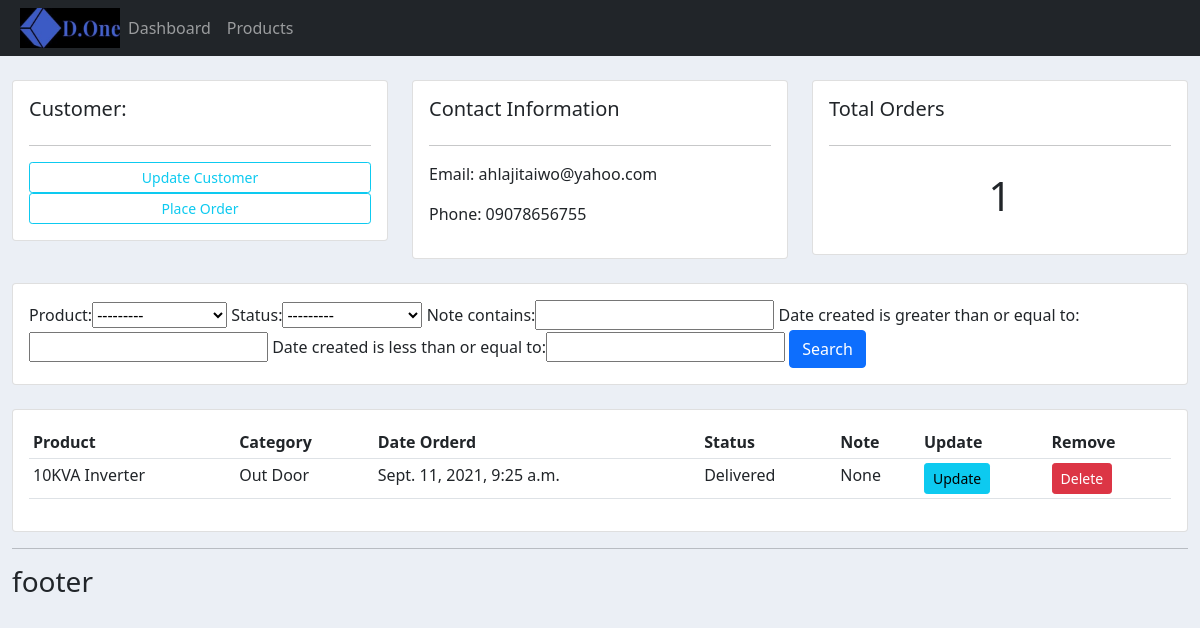
The app's page /customer/2/ with its own data.
### accounts/models.py (models this page shows, shortened)
class Customer(models.Model):
	name = models.CharField(max_length=200, null=True)
	phone = models.CharField(max_length=200, null=True)
	email = models.CharField(max_length=200, null=True)
	date_created = models.DateTimeField(auto_now_add=True, null=True)

class Order(models.Model):
	STATUS = (
			('Pending', 'Pending'),
			('Out for delivery', 'Out for delivery'),
			('Delivered', 'Delivered'),
			)
	customer = models.ForeignKey(Customer, null=True, on_delete= models.SET_NULL)
	product = models.ForeignKey(Product, null=True, on_delete= models.SET_NULL)
	date_created = models.DateTimeField(auto_now_add=True, null=True)
	status = models.CharField(max_length=200, null=True, choices=STATUS)
	note = models.CharField(max_length=1000, null=True)

class Product(models.Model):
	CATEGORY = (
			('Indoor', 'Indoor'),
			('Out Door', 'Out Door'),
			)
	name = models.CharField(max_length=200, null=True)
	price = models.FloatField(null=True)
	category = models.CharField(max_length=200, null=True, choices=CATEGORY)
	description = models.CharField(max_length=200, null=True, blank=True)
	date_created = models.DateTimeField(auto_now_add=True, null=True)
	tags = models.ManyToManyField(Tag)
	def __str__(self):
		return self.name

### accounts/views.py (the view)
# urls.py: path('customer/<str:pk_test>/', views.customer, name="customer"),
def customer(request, pk_test):
	customer = Customer.objects.get(id=pk_test)
	orders = customer.order_set.all()
	order_count = orders.count()
	myFilter = OrderFilter(request.GET, queryset=orders)
	orders = myFilter.qs
	context = {'customer':customer, 'orders':orders, 'order_count':order_count, 'myFilter':myFilter}
	return render(request, 'account/customer.html',context)

### templates/account/customer.html
{% extends 'main.html' %}
{% block content %}
<br>
<div class="row">
	<div class="col-md">
		<div class="card card-body">
			<h5>Customer:</h5>
			<hr>
			<a class="btn btn-outline-info  btn-sm btn-block" href="">Update Customer</a>
			<a class="btn btn-outline-info  btn-sm btn-block" href="{% url 'create_order' customer.id %}">Place Order</a>
		</div>
	</div>
	<div class="col-md">
		<div class="card card-body">
			<h5>Contact Information</h5>
			<hr>
			<p>Email: {{customer.email}}</p>
			<p>Phone: {{customer.phone}}</p>
		</div>
	</div>
	<div class="col-md">
		<div class="card card-body">
			<h5>Total Orders</h5>
			<hr>
			<h1 style="text-align: center;padding: 10px">{{order_count}}</h1>
		</div>
	</div>
</div>
<br>
<div class="row">
	<div class="col">
		<div class="card card-body">
			<form method="get">
				{{myFilter.form}}
		    <button class="btn btn-primary" type="submit">Search</button>
		  </form>
		</div>
	</div>
</div>
<br>
<div class="row">
	<div class="col-md">
		<div class="card card-body">
			<table class="table table-sm">
				<tr>
					<th>Product</th>
					<th>Category</th>
					<th>Date Orderd</th>
					<th>Status</th>
					<th>Note</th>
					<th>Update</th>
					<th>Remove</th>
				</tr>
				{% for order in orders %}
				<tr>
					<td>{{order.product}}</td>
					<td>{{order.product.category}}</td>
					<td>{{order.date_created}}</td>
					<td>{{order.status}}</td>
					<td>{{order.note}}</td>
					<td><a class="btn btn-sm btn-info" href="{% url 'update_order' order.id %}">Update</a></td>
					<td><a class="btn btn-sm btn-danger" href="{% url 'delete_order' order.id %}">Delete</a></td>
				</tr>
				{% endfor %}
			</table>
		</div>
	</div>
</div>
{% endblock %}

### static/css/main.css (style rules this page uses)
body { background-color: #ebeff5; }

### records on screen
Customer: email "ahlajitaiwo@yahoo.com", phone "09078656755"
Order: product "10KVA Inverter", product.category "Out Door", date_created "Sept. 11, 2021, 9:25 a.m.", status "Delivered", note "None"

### other values on screen
{{ order_count }} "1"
